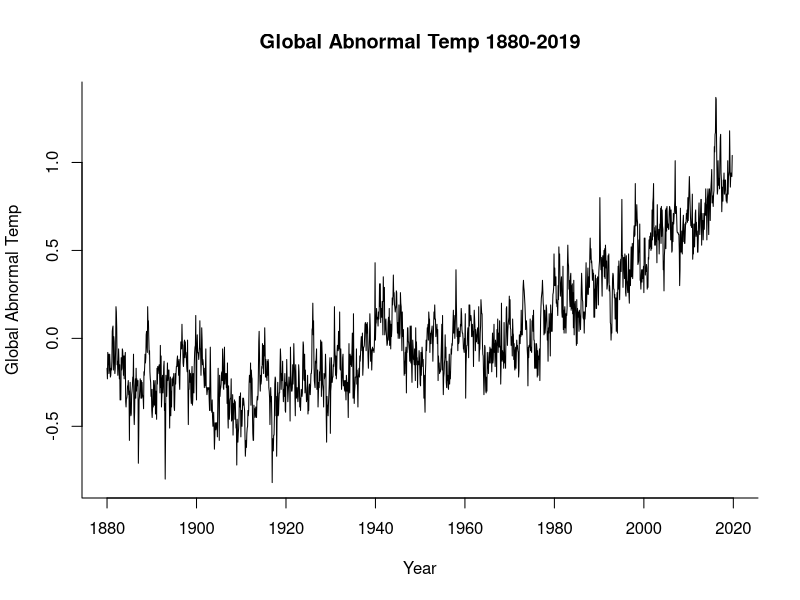
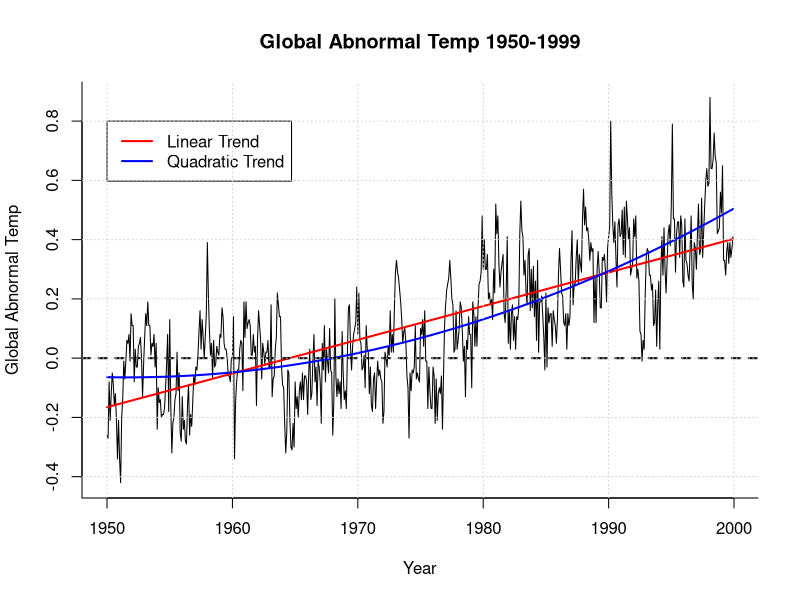
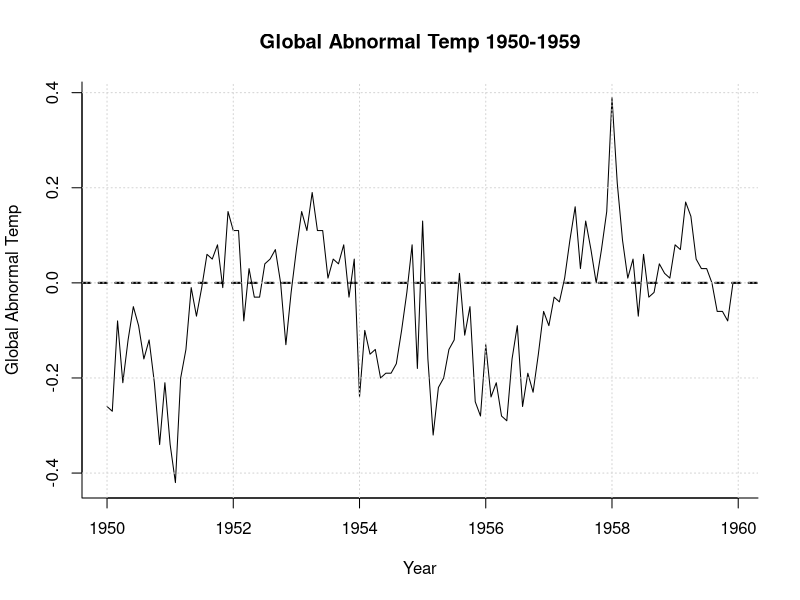
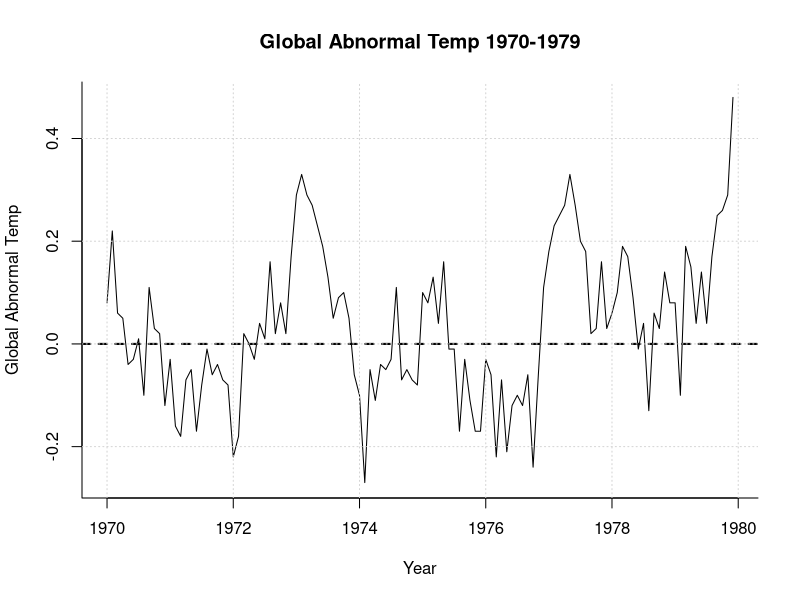
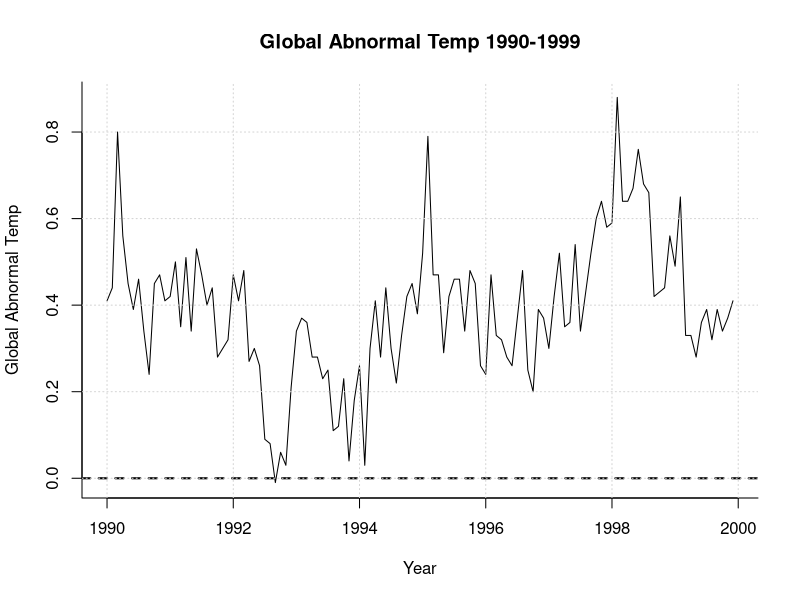
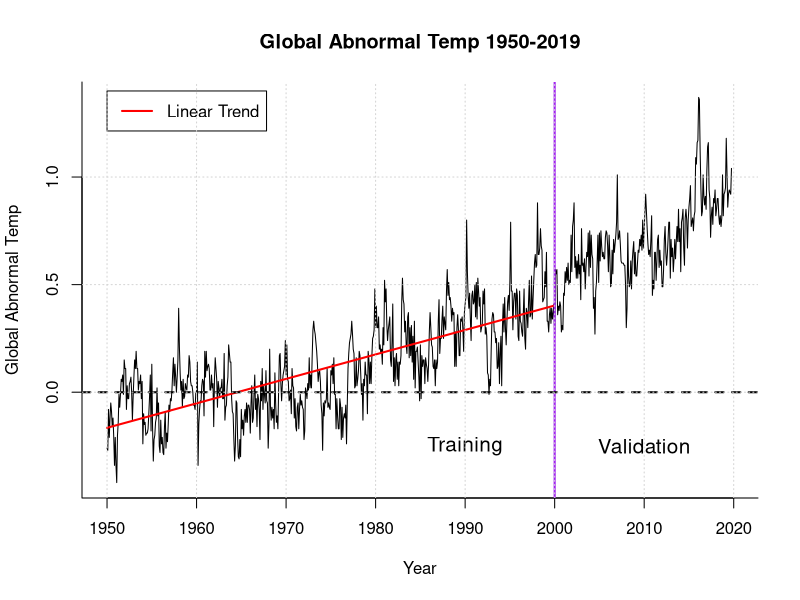
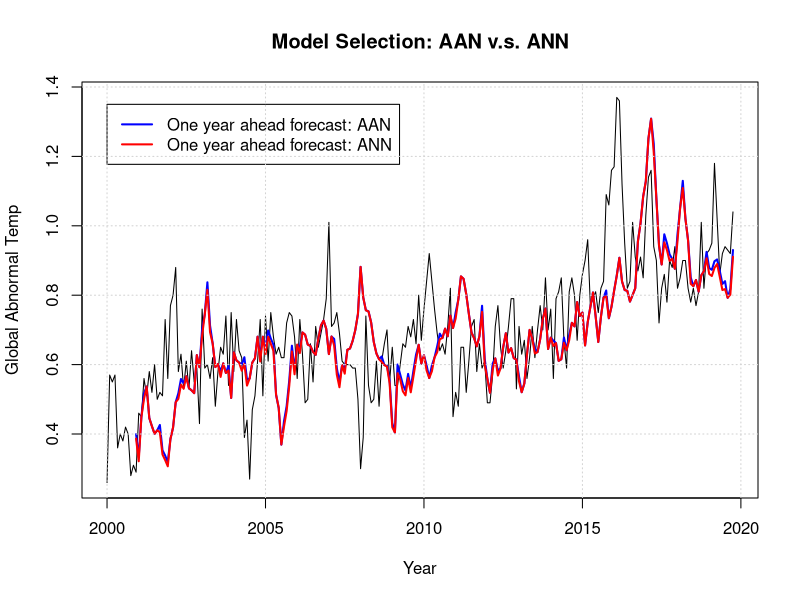
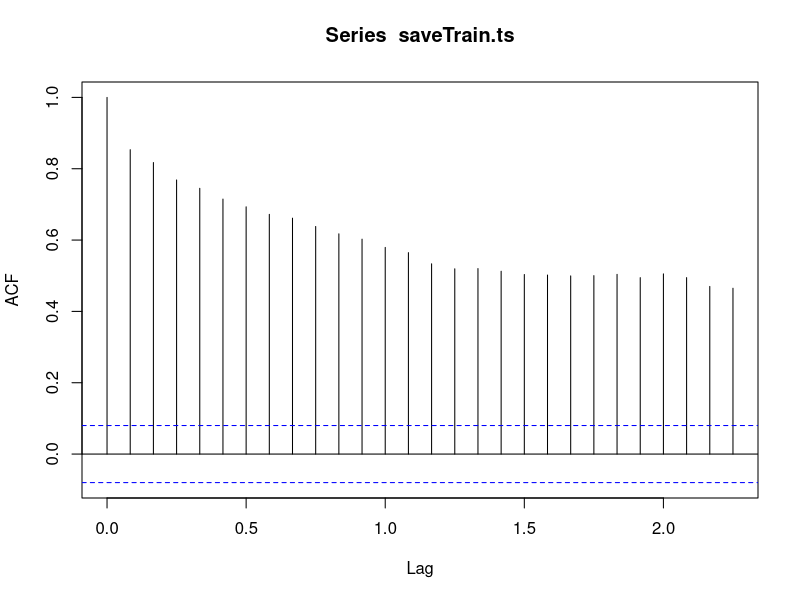

Here is the R script that generated these plots, in order:
# Group Project

# Step 1 - Import the data
library(forecast)
library(urca)
a_temp.data <- read.csv("abnormal_temp.csv")
a_temp.ts <- ts(a_temp.data$a_temp,start=c(1880,1),freq=12)


# Step 2 - Data Visualization & Train - Validation Split
plot(a_temp.ts,xlab="Year",ylab="Global Abnormal Temp",bty="l",main="Global Abnormal Temp 1880-2019")
# There is a clear trend in the data
# Another intertesting but also warning fact: The data seems to has THREE trends
# First period: 1880s-1920s   Flat
# Second period: 1920s-1950s  Rise quickly, and fall a little bit (Probably because of WWII?)
# Third period: 1950s-2019    Rise steadily
# We should see that until most 1940s, most of our data are below zero - don't know how it is calculated, so interpretation remains confusing

# To make model more useful for forecasting, ONLY use data after 1950
# Now, drop data before 1950
a_temp.ts<- window(a_temp.ts,start=c(1950,1))

  # 2.1 Train - Validation Split
train.ts <- window(a_temp.ts,start=c(1950,1),end=c(1999,12))
valid.ts <- window(a_temp.ts,start=c(2000,1),end=c(2019,10))
saveTrain.ts <- train.ts
saveValid.ts <- valid.ts
nTrain <- length(saveTrain.ts)
nValid <- length(saveValid.ts)
T1 <- length(saveTrain.ts)
T2 <- length(saveValid.ts)

  # 2.2 Trend of the data
a_temp_l.lm <- tslm(saveTrain.ts ~ trend)
a_temp_q.lm <- tslm(saveTrain.ts ~ trend + I(trend^2))

# Plot the data (Training Period)
plot(saveTrain.ts,xlab="Year",ylab="Global Abnormal Temp",bty="l",main="Global Abnormal Temp 1950-1999")
lines(a_temp_l.lm$fitted,lwd = 2,col="red")
lines(a_temp_q.lm$fitted,lwd = 2,col="blue")
abline(a = 0, b = 0, lwd=2, lty=2)
legend(1950,0.8,c("Linear Trend","Quadratic Trend"),col=c("red","blue"),lwd=c(2,2))
grid()

# Quick comparasion: Linear or Quadratic trend?
a_temp_l.forecast <- forecast(a_temp_l.lm, h=T2,level=0)
a_temp_q.forecast <- forecast(a_temp_q.lm, h=T2,level=0)

print("Diebold/Mariano Linear versus Quadratic")
print(dm.test(a_temp_l.forecast$mean-saveValid.ts,a_temp_q.forecast$mean-saveValid.ts))
# Quadratic trend model fits the data statiscally better than linear model
# Yet, the difference is not very big (DM = 6.12)

# Now compare the two trend theories with R2 (validation period)

err1.linear <- saveValid.ts - a_temp_l.forecast$mean
err2 <- saveValid.ts - mean(saveValid.ts)
r2valid.linear <- 1 - sum(err1.linear^2)/sum(err2^2)

err1.quadratic <- saveValid.ts - a_temp_q.forecast$mean
r2valid.quadratic <- 1 - sum(err1.quadratic^2)/sum(err2^2)

print(r2valid.linear)
print(r2valid.quadratic)

# The R2 is werid for linear trend in validation period (-0.58)
# For quadratic trend, R2 = 0.32

# From the plot, both linear and quadratic trend captures the training period well
# Use quadratic trend may improve the model, but it also makes it more complicated
# Linear trend may be a good choice in terms of model simplicity, at a cost of less accuarcy
# Decided to use linear trend

  #2.3 Seasonality
plot(window(train.ts,start=c(1950,1),end=c(1959,12)),xlab="Year",ylab="Global Abnormal Temp",bty="l",main="Global Abnormal Temp 1950-1959")
abline(a = 0, b = 0, lwd=2, lty=2)
grid()

plot(window(a_temp.ts,start=c(1970,1),end=c(1979,12)),xlab="Year",ylab="Global Abnormal Temp",bty="l",main="Global Abnormal Temp 1970-1979")
abline(a = 0, b = 0, lwd=2, lty=2)
grid()

plot(window(a_temp.ts,start=c(1990,1),end=c(1999,12)),xlab="Year",ylab="Global Abnormal Temp",bty="l",main="Global Abnormal Temp 1990-1999")
abline(a = 0, b = 0, lwd=2, lty=2)
grid()

# Hard to say whether seasonality exists

# Plot the data and summarize the findings by now

plot(a_temp.ts,xlab="Year",ylab="Global Abnormal Temp",bty="l",main="Global Abnormal Temp 1950-2019")
lines(a_temp_l.lm$fitted,lwd = 2,col="red")
lines(c(2000, 2000), c(-2, 2),lwd=2,col="purple") 
text(1990, -0.25, "Training",cex=1.25)
text(2010, -0.25, "Validation",cex=1.25)
abline(a = 0, b = 0, lwd=2, lty=2)
legend(1950,1.4,c("Linear Trend"),col=c("red"),lwd=c(2,2))
grid()


# Step 3 Model Selection

  # 3.1 Exponential Flitterling
  # It is hard to predict what Exponential Flitterling parameters we should choose due to the difficultities in data interpretation
  # So compare two models: AAN & Automatic Selected Model (By R)
  # Also, let R to decide the value of alpha
ses.aan <- ets(saveTrain.ts, model="AAN")
ses.zzz<- ets(saveTrain.ts, model="ZZZ")
summary(ses.zzz)
  # R believe ANN is the best model - Surprise! It ignores the trend

  # Now, need to choose between AAN and ANN by DM-test and comparing accuarcy of the 12-month (One year) head forecast
  # The code forrecursive modeling for these two models are names as "aan vs ann.R"

# Recursive forecast
flength <- nValid
fvec.aan <- rep(0,flength)
fvec.ann <- rep(0,flength)
ferr.aan <- rep(0,flength)
ferr.ann <- rep(0,flength)

# move into future
for (t in 0:(flength-12)) {
  train.ts <- window(a_temp.ts,end=c(1999,12+t))
  valid.ts <- window(a_temp.ts,start=c(2000,1+t))
  T <- length(train.ts)
  # refit models
  # AAN
  ses.aan.rec <- ets(train.ts, model="AAN")
  # Forecast 12 periods out : 1 year
  ftest.aan <- forecast(ses.aan.rec, h=12)
  fvec.aan[t+12] <- ftest.aan$mean[12]
  ferr.aan[t+12] <- valid.ts[12]-fvec.aan[t+12]
  
  # ANN
  ses.ann.rec <- ets(train.ts, model="ANN")
  # Forecast 12 periods out : 1 year
  ftest.ann <- forecast(ses.ann.rec, h=12)
  fvec.ann[t+12] <- ftest.ann$mean[12]
  ferr.ann[t+12] <- valid.ts[12]-fvec.ann[t+12]
}

# assign dates:
fvec.aan.ts <- ts(fvec.aan,start=c(2000,1),freq=12)
fvec.ann.ts <- ts(fvec.ann,start=c(2000,1),freq=12)
ferr.aan.ts <- ts(ferr.aan,start=c(2000,1),freq=12)
ferr.ann.ts <- ts(ferr.ann,start=c(2000,1),freq=12)

# set windows to kick out first 11 months (these are zeros)
fvec.aan.ts <- window(fvec.aan.ts,start=c(2000,12))
fvec.ann.ts <- window(fvec.ann.ts,start=c(2000,12))
ferr.aan.ts <- window(ferr.aan.ts,start=c(2000,12))
ferr.ann.ts <- window(ferr.ann.ts,start=c(2000,12))

# plot time series
plot(saveValid.ts,xlab="Year",ylab="Global Abnormal Temp",main = "Model Selection: AAN v.s. ANN")
lines(fvec.aan.ts,col='blue',lwd=2)
lines(fvec.ann.ts,col='red',lwd=2)
legend(2000,1.35,c("One year ahead forecast: AAN","One year ahead forecast: ANN"),col=c("blue","red"),lwd=c(2,2))
grid()

# Compare accuracy
print("Accuracy: AAN")
print(accuracy(saveValid.ts,fvec.aan.ts))
print("Accuracy: ANN")
print(accuracy(saveValid.ts,fvec.ann.ts))

print("Diebold/Mariano")
print(dm.test(ferr.aan,ferr.ann))

# AAN does better in both tests
# Keep AAN model ONLY

  # 3.2 ARIMA Model
  # 3.2.1 Unit root test (DF test) - Is the data stationary?
  # AN intertesting question: Which DF test to use ("none" or "trend")
  # Try both
df.test.none <- ur.df(train.ts,type="none",selectlags="BIC")
df.test.trend <- ur.df(train.ts,type="trend",selectlags="BIC")

print("ADF test with NO trend (None)")
print(summary(df.test.none))
# reject the null
# A stationary process

print("trend ADF test")
print(summary(df.test.trend))
# Strongly reject the null
# A stationary process with trend

# Both ADF test concludes that the data is a stationary process (No Unit Root)
# By considering evidence from the plot, we believe our data has a trend
# Therefore, only consider models that deal with trend

  # 3.2.2 AR, MA, or ARMA
acf(saveTrain.ts)
pacf(saveTrain.ts)
  # It seems the data fits a AR(2) process
  # Compare too models: AR(2) and R-selected ARMA
  # Also, try models with trend ONLY
  # And for auto arima, consider model that include or exclude seasonality

  # AR(2) with trend
ar2.trend.mod <- Arima(saveTrain.ts,order=c(2,0,0),xreg = (1:T1))

  # Auto Arima with seasonality
arma.auto.sea.mod <- auto.arima(saveTrain.ts,d=0,ic="bic",xreg = (1:T1),seasonal=TRUE)
  # ARIMA(1,0,1) 
  
  # Auto Arima without seasonality
arma.auto.unsea.mod <- auto.arima(saveTrain.ts,d=0,ic="bic",xreg = (1:T1),seasonal=FALSE)
  # ARIMA(1,0,1)

  # R exclude seasonality in auto.arima even if allow seasonal=TRUE
  # Therefore, the auto selected model of ARIMA is ARMA(1,1), with trend

arma.auto.mod <- Arima(saveTrain.ts,order=c(1,0,1),xreg = (1:T1))

  # Now need to compared the two models: AR(2) with trend and ARMA(1,1) with trend

# Recursive forecast
flength <- nValid
fvec.ar2 <- rep(0,flength)
fvec.arma11 <- rep(0,flength)
ferr.ar2 <- rep(0,flength)
ferr.arma11 <- rep(0,flength)

# move into future
for (t in 0:(flength-12)) {
  train.ts <- window(a_temp.ts,end=c(1999,12+t))
  valid.ts <- window(a_temp.ts,start=c(2000,1+t))
  T <- length(train.ts)
  # refit models
  # AR(2) with trend
  ar2.trend.mod.rec <- Arima(train.ts,order=c(2,0,0),xreg = (1:T))
  # Forecast 12 periods out : 1 year
  ftest.ar2 <- forecast(ar2.trend.mod.rec,xreg=(T+1:(T+13)))
  fvec.ar2[t+12] <- ftest.ar2$mean[12]
  ferr.ar2[t+12] <- valid.ts[12]-fvec.ar2[t+12]
  
  # arma11
  arma.auto.trend.mod.rec <- Arima(train.ts,order=c(1,0,1),xreg = (1:T))
  # Forecast 12 periods out : 1 year
  ftest.arma11 <- forecast(arma.auto.trend.mod.rec,xreg=(T+1:(T+13)))
  fvec.arma11[t+12] <- ftest.arma11$mean[12]
  ferr.arma11[t+12] <- valid.ts[12]-fvec.arma11[t+12]
}

# assign dates:
fvec.ar2.ts <- ts(fvec.ar2,start=c(2000,1),freq=12)
fvec.arma11.ts <- ts(fvec.arma11,start=c(2000,1),freq=12)
ferr.ar2.ts <- ts(ferr.ar2,start=c(2000,1),freq=12)
ferr.arma11.ts <- ts(ferr.arma11,start=c(2000,1),freq=12)

# set windows to kick out first 11 months (these are zeros)
fvec.ar2.ts <- window(fvec.ar2.ts,start=c(2000,12))
fvec.arma11.ts <- window(fvec.arma11.ts,start=c(2000,12))
ferr.ar2.ts <- window(ferr.ar2.ts,start=c(2000,12))
ferr.arma11.ts <- window(ferr.arma11.ts,start=c(2000,12))

# plot time series
plot(saveValid.ts,xlab="Year",ylab="Global Abnormal Temp",main = "Model Selection: ar2 v.s. arma11")
lines(fvec.ar2.ts,col='blue',lwd=2)
lines(fvec.arma11.ts,col='red',lwd=2)
legend(2000,1.35,c("One year ahead forecast: ar2","One year ahead forecast: arma11"),col=c("blue","red"),lwd=c(2,2))
grid()

# Compare accuracy
print("Accuracy: ar2")
print(accuracy(saveValid.ts,fvec.ar2.ts))
print("Accuracy: arma11")
print(accuracy(saveValid.ts,fvec.arma11.ts))

print("Diebold/Mariano")
print(dm.test(ferr.ar2,ferr.arma11))

  # ARMA (1,1) with trend is significantly better than AR(2) with trend
  # Therefore, keep ARMA (1,1) with trend ONLY
  
  # ARIMA(1,0,1) with trend is better than AR(2) with trend
  # Keep ARIMA(1,0,1) with trend

  # 3.2.3 Naive forecasts
#naive 
temp.naive.meanf  <- meanf(saveTrain.ts, h = T2)
temp.naive.last   <- rwf(saveTrain.ts, h = T2, level=95)
temp.snaive       <- snaive(saveTrain.ts, h = T2,drift=FALSE,level=95)
temp.naive.drift  <- rwf(saveTrain.ts, h = T2,drift=TRUE, level=95)
temp.snaive.drift <- snaive(saveTrain.ts, h = T2,drift=TRUE,level=95)

plot(saveValid.ts,xlab="Year",ylab="Global Abnormal Temp",bty="l",main="Global Abnormal Temp 2000-2019(Validation)", ylim=c(0,1.5))
lines(temp.naive.meanf$mean,col="orange",lwd=2) #can be deleted
lines(temp.naive.last$mean,col="green",lwd=2)
lines(temp.snaive$mean,col="blue",lwd=2)
lines(temp.naive.drift$mean,col="red",lwd=2)
lines(temp.snaive.drift$mean,col="purple",lwd=2)
legend(2000,1.35,c("mean","naive","seasonal naive","naive with drift","seasonal naive with drift"),col=c("orange","green","blue","red","purple"),lwd=c(2,2))
grid()
# turns out seasonal naive and seasonal naive with drift are the same forecast

# Keep naive forecast with drift becasue from the graph, it apparently does better than all other navie models

# 4 Final Model Selection
# Quadratic, AAN, ARMA (1,1) with trend, and naive forecast with drift

# Recursive forecast
flength <- nValid
fvec.naive.drift <- rep(0,flength)
ferr.naive.drift <- rep(0,flength)

# move into future
for (t in 0:(flength-12)) {
  train.ts <- window(a_temp.ts,end=c(1999,12+t))
  valid.ts <- window(a_temp.ts,start=c(2000,1+t))
  T <- length(train.ts)
  # refit models
  # naive.trend
  temp.naive.drift.rec <- rwf(train.ts,h=12,drift=TRUE,level=95)
  # Forecast 12 periods out : 1 year
  ftest.naive.drift <- temp.naive.drift.rec
  fvec.naive.drift[t+12] <- ftest.naive.drift$mean[12]
  ferr.naive.drift[t+12] <- valid.ts[12]-fvec.naive.drift[t+12]
}

# assign dates:
fvec.naive.drift.ts <- ts(fvec.naive.drift,start=c(2000,1),freq=12)
ferr.naive.drift.ts <- ts(ferr.naive.drift,start=c(2000,1),freq=12)

# set windows to kick out first 11 months (these are zeros)
fvec.naive.drift.ts <- window(fvec.naive.drift.ts,start=c(2000,12))
ferr.naive.drift.ts <- window(ferr.naive.drift.ts,start=c(2000,12))

# plot time series
plot(saveValid.ts,xlab="Year",ylab="Global Abnormal Temp",main = "Final Model Selection")
lines(fvec.aan.ts,col='blue',lwd=2)
lines(fvec.arma11.ts,col='red',lwd=2)
lines(fvec.naive.drift.ts,col='orange',lwd=2)
legend(2000,1.35,c("AAN","ARMA(1,1) with trend","Naive with drift"),col=c("blue","red","orange"),lwd=c(2,2))
grid()

# Compare accuracy
print("Accuracy: AAN")
print(accuracy(saveValid.ts,fvec.aan.ts))
print("Accuracy: ARMA(1,1)")
print(accuracy(saveValid.ts,fvec.arma11.ts))
print("Accuracy: Naive with Drift")
print(accuracy(saveValid.ts,fvec.naive.drift.ts))
# Accuracy: AAN > ARMA(1,1) >> Naive with drift

# DM test
print("Diebold/Mariano: AAN vs ARMA(1,1)")
print(dm.test(ferr.aan,ferr.arma11))
# No decisive conclusion

print("Diebold/Mariano: AAN vs Naive with drift")
print(dm.test(ferr.aan,ferr.naive.drift))
# AAN is better than naive with drift

print("Diebold/Mariano: ARMA(1,1) vs Naive with drift")
print(dm.test(ferr.arma11,ferr.naive.drift))
# No decisive conclusion

# Final conclusion: AAN is best models
# But ARMA(1,1) with trend is still a good candidate
# RMSE: AAN < ARMA(1,1)
# DM-test: No decisive conclusion
# Depends on the purpose of the research
# ANN is more responsive to change
# ARMA is more stable, and less sensitive to change

# Look at the graph one more time
plot(saveValid.ts,xlab="Year",ylab="Global Abnormal Temp",main = "Final Model Selection")
lines(fvec.aan.ts,col='blue',lwd=2)
lines(fvec.arma11.ts,col='red',lwd=2)
legend(2000,1.35,c("AAN","ARMA(1,1) with trend"),col=c("blue","red"),lwd=c(2,2))
grid()

# The final graph:
plot(a_temp.ts,xlab="Year",ylab="Global Abnormal Temp",bty="l",main="Global Abnormal Temp 1950-2019")
lines(fvec.aan.ts,col='blue',lwd=1)
lines(fvec.arma11.ts,col='red',lwd=1)
lines(c(2000, 2000), c(-2, 2),lwd=2,col="purple") 
text(1990, -0.25, "Training",cex=1.25)
text(2010, -0.25, "Validation",cex=1.25)
abline(a = 0, b = 0, lwd=2, lty=2)
legend(1950,1.4,c("AAN","ARMA(1,1) with trend"),col=c("blue","red"),lwd=c(2,2))
grid()

# See how quadratic trend may fit in the model

#quaratic trend recursive
flength <- nValid
fvec.q <- rep(0,flength)
ferr.q <- rep(0,flength)

# move into future
for (t in 0:(flength-12)) {
  train.ts <- window(a_temp.ts,end=c(1999,12+t))
  valid.ts <- window(a_temp.ts,start=c(2000,1+t))
  T <- length(train.ts)
  # refit models
  # Quadratic trend model
  temp.qtrend <- tslm(train.ts ~ trend + I(trend^2))
  # Forecast 12 periods out : 1 year
  ftest.q <- forecast(temp.qtrend,h = 12)
  fvec.q[t+12] <- ftest.q$mean[12]
  ferr.q[t+12] <- valid.ts[12]-fvec.q[t+12]
} 
# assign dates:
fvec.q.ts<- ts( fvec.q,start=c(2000,1),freq=12)
ferr.q.ts<- ts(ferr.q,start=c(2000,1),freq=12)

# set windows to kick out first 11 months (these are zeros)
fvec.q.ts <- window(fvec.q.ts,start=c(2000,12))
ferr.q.ts <- window(ferr.q.ts,start=c(2000,12))

print(accuracy(saveValid.ts,ferr.q.ts))
print(dm.test(ferr.q.ts,ferr.arma11.ts))
print(dm.test(ferr.q.ts,ferr.aan.ts))

# Surprise: Quadratic trend model may be the best model

# Now plot the data
plot(a_temp.ts,xlab="Year",ylab="Global Abnormal Temp",bty="l",main="Model Selection (1950-2019)")
lines(a_temp_q.lm$fitted,lwd = 1.8,col="darkgreen")
lines(a_temp_q.forecast$mean, lwd = 1.8, col="darkgreen")
lines(fvec.aan.ts, lwd = 1.8, col="blue")
lines(fvec.arma11.ts, lwd = 1.8, col="red")
lines(fvec.naive.drift.ts,col='orange',lwd=1.5)
lines(c(2000, 2000), c(-2, 2),lwd=2,col="purple") 
text(1990, -0.25, "Training",cex=1.25)
text(2010, -0.25, "Validation",cex=1.25)
legend(1950,1.4,c("Actual","AAN","ARMA(1,1) with trend","Naive with drift","Quadratic"),
       col=c("black","blue","red","orange","darkgreen"),lwd=c(2,2))
grid()

# Or Zoom In to Validation Period
plot(saveValid.ts,xlab="Year",ylab="Global Abnormal Temp",bty="l",main="Model Selection (2000-2019), Validation",lwd=1)
lines(a_temp_q.forecast$mean, lwd = 1.8, col="darkgreen")
lines(fvec.aan.ts, lwd = 1.8, col="blue")
lines(fvec.arma11.ts, lwd = 1.8, col="red")
lines(fvec.naive.drift.ts,col='orange',lwd=1.5)
legend(2000,1.4,c("Actual","AAN","ARMA(1,1) with trend","Naive with drift","Quadratic"),
       col=c("black","blue","red","orange","darkgreen"),lwd=c(2,2))
grid()

